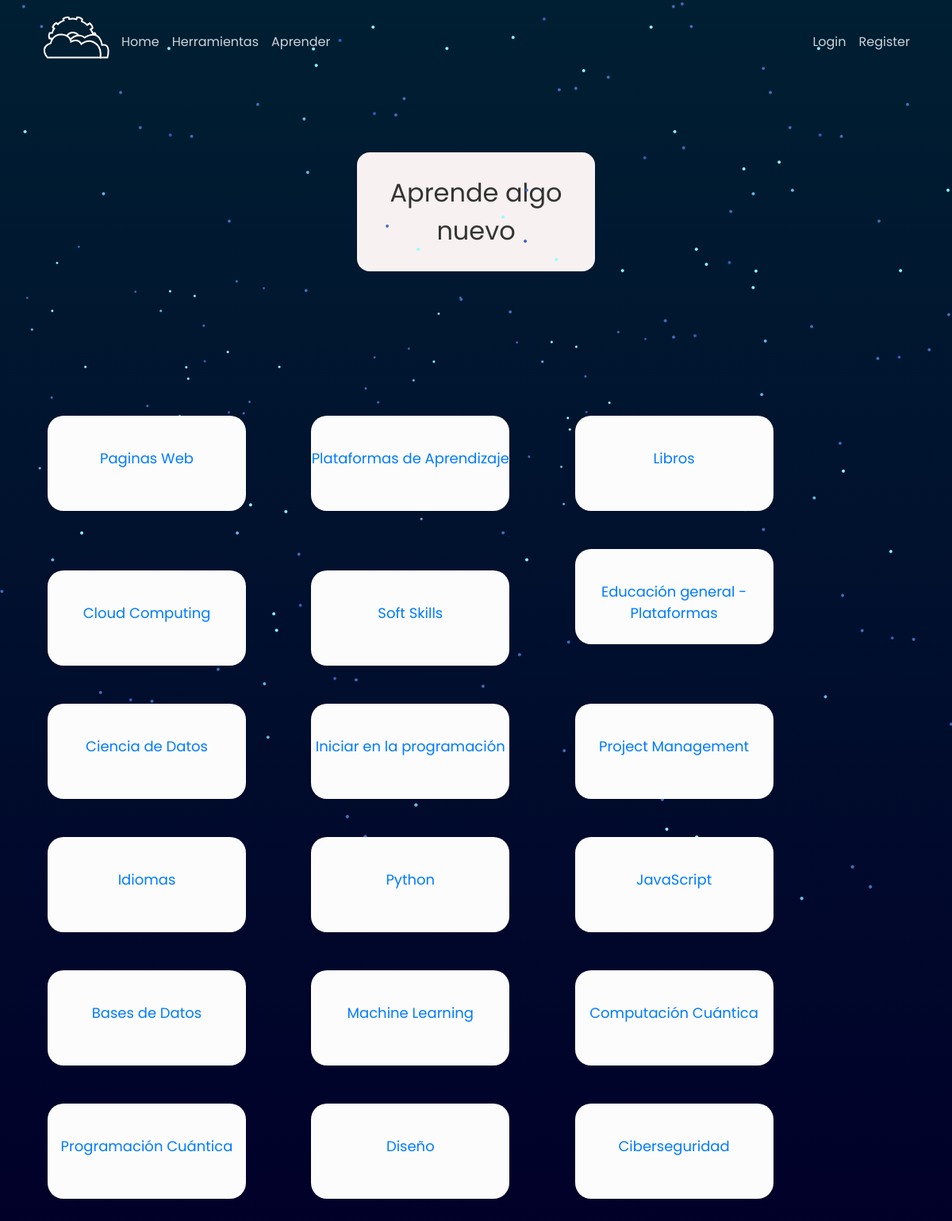
Page /learn on the committed database.
### aplicacion/models.py (models this page shows)
class Category(db.Model):
    id = db.Column(db.Integer, primary_key=True)
    category_name = db.Column(db.String(20), unique=True, nullable=False)
    image_category = db.Column(db.String(30), unique=False, nullable=True)
    type_category_id = db.Column(db.Integer, db.ForeignKey('type.id'))
    url_for_category = db.Column(db.String(30), unique=True, nullable=True)
    category_id = db.relationship('Tool', backref='category_name')

### aplicacion/routes.py (the view)
@app.route('/learn')
def learn():
    form = ActividadesInput()
    id_user = current_user.get_id()
    activities = Activity.query.filter_by(users_id=id_user).all()
    myCategory = Category.query.filter_by(type_category_id=2).all()
    return render_template('learn-2.html',form=form, myCategory=myCategory, incomplete=activities)

### aplicacion/routes.py (called while the page is built)
@app.before_request
def before_request():
    new = request.endpoint
    print(new)
    g.lista_dou = addon(lista, new)
    print(g.lista_dou)

### aplicacion/templates/learn-2.html (shortened to what this page needs)
{% extends "layout.html" %}
{% block links %}
    <link rel="stylesheet" type="text/css" href="{{ url_for('static', filename='css/normalize.css') }}">
    <link rel="stylesheet" type="text/css" href="{{ url_for('static', filename='css/style-2.css') }}">
{% endblock %}
{% block body %}
<div class="contenedor" style="background-color: transparent !important;">
    <div class="contenedor-2">
        <div class="container titan">Aprende algo nuevo</div>
    </div>
</div>
<ul>
    {% for i in myCategory %}
        <a href="{{ url_for(i.url_for_category) }}">
            <div class="cuadrate">
                 <div class="texto" style="font-family: 'Poppins', sans-serif; font-size: large;">{{ i.category_name }}</div>
            </div>
        </a>
    {% endfor %}
</ul>
{% endblock %}

### aplicacion/static/css/style.css (style rules this page uses)
body { margin: 0; padding: 0; box-sizing: border-box; font-family: 'Poppins', sans-serif; scroll-behavior: smooth; }

### aplicacion/static/css/main.css (style rules this page uses)
body { background: #fafafa; color: #333333; margin-top: 5rem; }

### aplicacion/static/css/style-2.css (style rules this page uses)
* { margin: 0; padding: 0; box-sizing: border-box; font-family: 'Poppins', sans-serif; scroll-behavior: smooth; }
body { background: linear-gradient(#001f32,#010029); width: 100%; }

### rows in the picture
Category: category_name "Paginas Web"
Category: category_name "Plataformas de Aprendizaje"
Category: category_name "Libros"
Category: category_name "Cloud Computing"
Category: category_name "Soft Skills"
Category: category_name "Educación general - Plataformas"
Category: category_name "Ciencia de Datos"
Category: category_name "Iniciar en la programación"
Category: category_name "Project Management"
Category: category_name "Idiomas"
Category: category_name "Python"
Category: category_name "JavaScript"
Category: category_name "Bases de Datos"
Category: category_name "Machine Learning"
Category: category_name "Computación Cuántica"
Category: category_name "Programación Cuántica"
Category: category_name "Diseño"
Category: category_name "Ciberseguridad"
